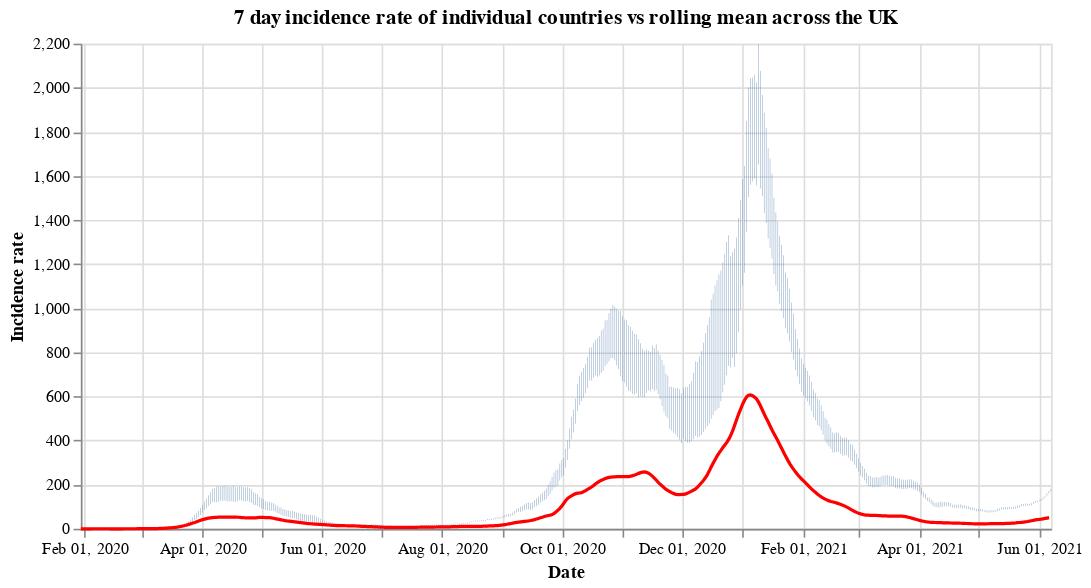

Notebook source saved alongside this figure:
### Code cell
#collapse
countries = uk_cases['areaName'].unique()
countries.sort()

selection = alt.selection_single(
    name='Select',
    fields=['areaName'],
    init={'areaName': 'Wales'},
    bind={'areaName': alt.binding_select(options=countries)}
)

# scatter plot, modify opacity based on selection
bars = alt.Chart(uk_cases).mark_bar().add_selection(
    selection
).encode(
    x=alt.X("yearmonthdate(date):T", axis=alt.Axis(title='Date')),
    y=alt.Y("weeklyCasesRate:Q", axis=alt.Axis(title='Incidence rate')),
    tooltip='weeklyCasesRate:Q',
    opacity=alt.condition(selection, alt.value(1), alt.value(0))
).properties(title=f'7 day incidence rate of individual countries vs rolling mean across the UK', width=600)

line = alt.Chart(overview_cases).mark_line(
    color='red',
    size=2,
).transform_window(
    rolling_mean='mean(weeklyCasesRate)',
    frame=[0, 7]
).encode(
    x='yearmonthdate(date):T',
    y='rolling_mean:Q'
)

alt.layer(bars, line)

### Figure 1 — Vega-Lite specification as saved in the notebook (floating-point values rounded to 4 significant figures; data arrays with more than 128 entries replaced by an {"elided": "..."} marker saying what was removed)
{"config": {"view": {"continuousWidth": 400, "continuousHeight": 300}}, "layer": [{"data": {"name": "data-ffb7bc46cc76a4288fbd7968b7cd6e2e"}, "mark": "bar", "encoding": {"opacity": {"condition": {"value": 1, "selection": "Select"}, "value": 0}, "tooltip": {"type": "quantitative", "field": "weeklyCasesRate"}, "x": {"type": "temporal", "axis": {"title": "Date"}, "field": "date", "timeUnit": "yearmonthdate"}, "y": {"type": "quantitative", "axis": {"title": "Incidence rate"}, "field": "weeklyCasesRate"}}, "selection": {"Select": {"type": "single", "fields": ["areaName"], "init": {"areaName": "Wales"}, "bind": {"areaName": {"input": "select", "options": ["England", "Northern Ireland", "Scotland", "Wales"]}}}}, "title": "7 day incidence rate of individual countries vs rolling mean across the UK", "width": 600}, {"data": {"name": "data-51516b691b4396ff787f72a85c17f707"}, "mark": {"type": "line", "color": "red", "size": 2}, "encoding": {"x": {"type": "temporal", "field": "date", "timeUnit": "yearmonthdate"}, "y": {"type": "quantitative", "field": "rolling_mean"}}, "transform": [{"window": [{"op": "mean", "field": "weeklyCasesRate", "as": "rolling_mean"}], "frame": [0, 7]}]}], "$schema": "https://vega.github.io/schema/vega-lite/v4.8.1.json", "datasets": {"data-ffb7bc46cc76a4288fbd7968b7cd6e2e": {"elided": "1884 records"}, "data-51516b691b4396ff787f72a85c17f707": {"elided": "494 records"}}}
